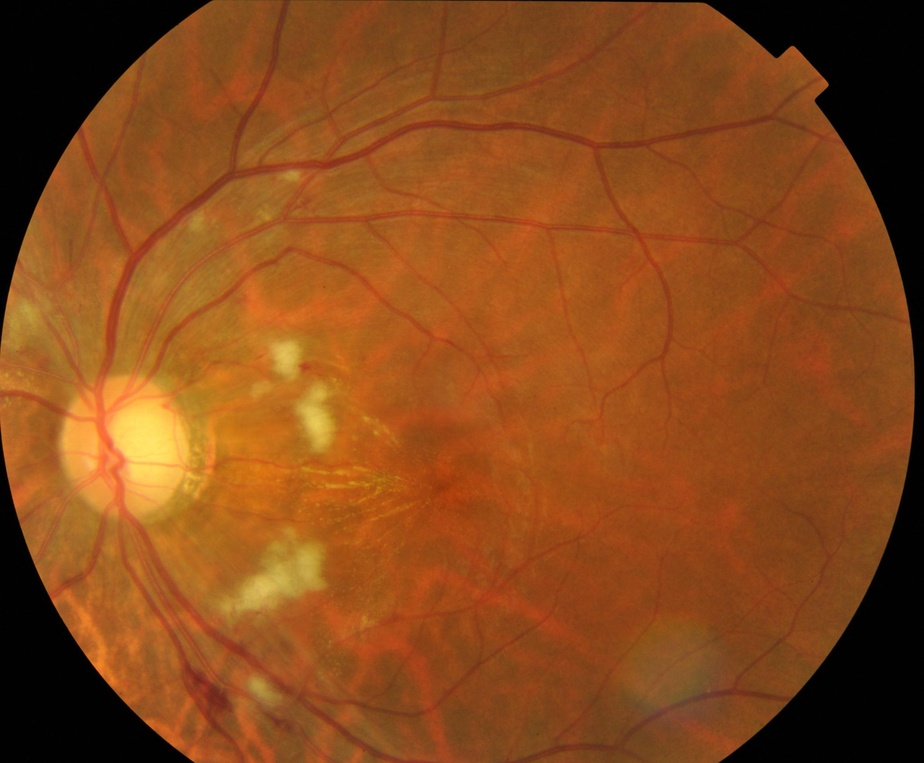
#> input picture imgs/raw/cotton-wool.jpg, 924 x 763 px, shrunk from 2300 x 1900 before the run
$ python -i imageEnhancement.py   (imports and definitions only)
#> lines starting #> are read from the running program, lines starting #| are printed output that depends on the picture
import cv2

CLAHE_CLIP_LIMIT = 3.0
CLAHE_TILE_GRID_SIZE = (8,8)

def applyCLAHE(
    image,
    clipLimit = CLAHE_CLIP_LIMIT,
    tileGridSize = CLAHE_TILE_GRID_SIZE):

#> called with image = '../../imgs/raw/cotton-wool.jpg', clipLimit = 3, tileGridSize = (8, 8)
    if isinstance(image, str):
        image = cv2.imread(image)
#> image is the input picture: shape (763, 924, 3); mean B, G, R 26.5, 73, 135.8

    #-----Converting image to LAB Color model-----------------------------------
    labImage = cv2.cvtColor(image, cv2.COLOR_BGR2LAB)
#> labImage: shape (763, 924, 3); mean of channels 0, 1, 2 96.5, 150.5, 164.8

    #-----Splitting the LAB image to different channels-------------------------
    lChannel,aChannel,bChannel = cv2.split(labImage)
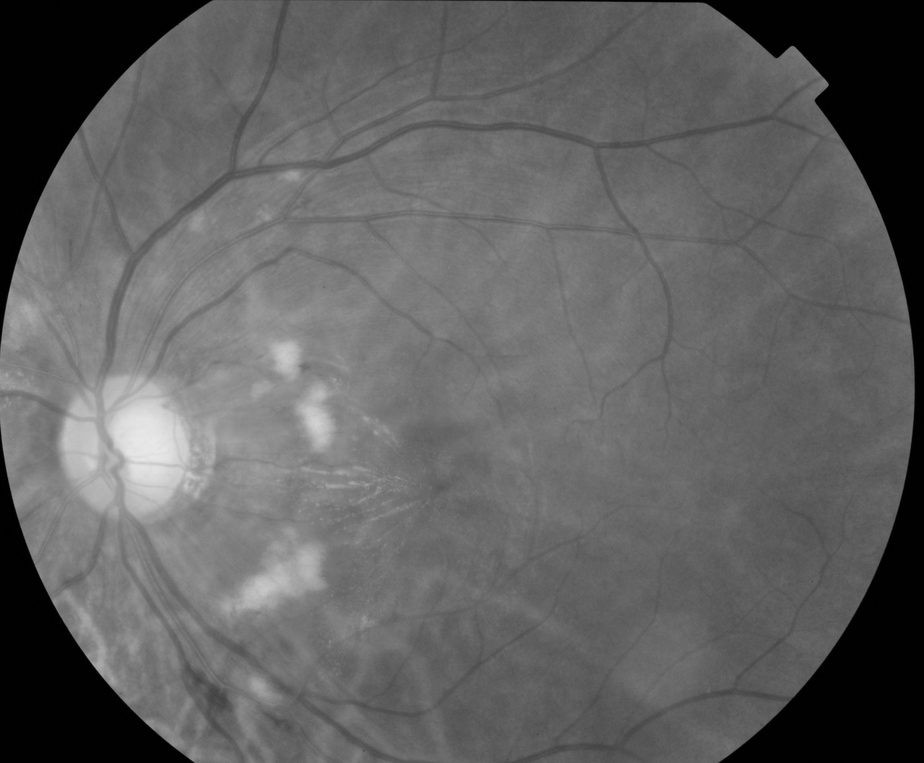
#> lChannel: shape (763, 924); min 0, max 233, mean 96.5
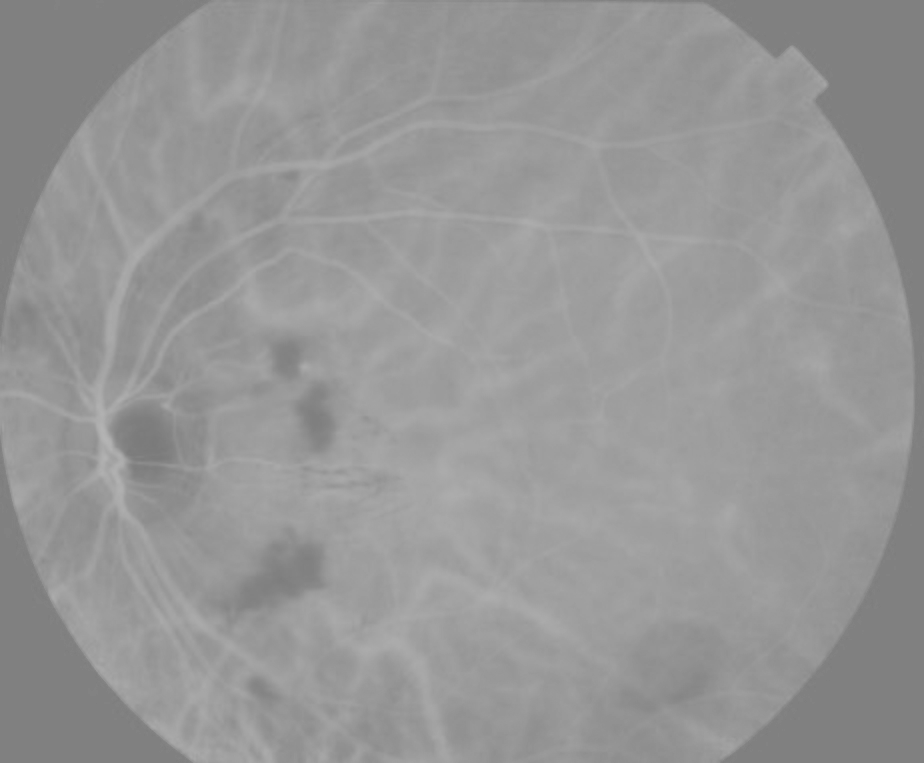
#> aChannel: shape (763, 924); min 122, max 180, mean 150.5
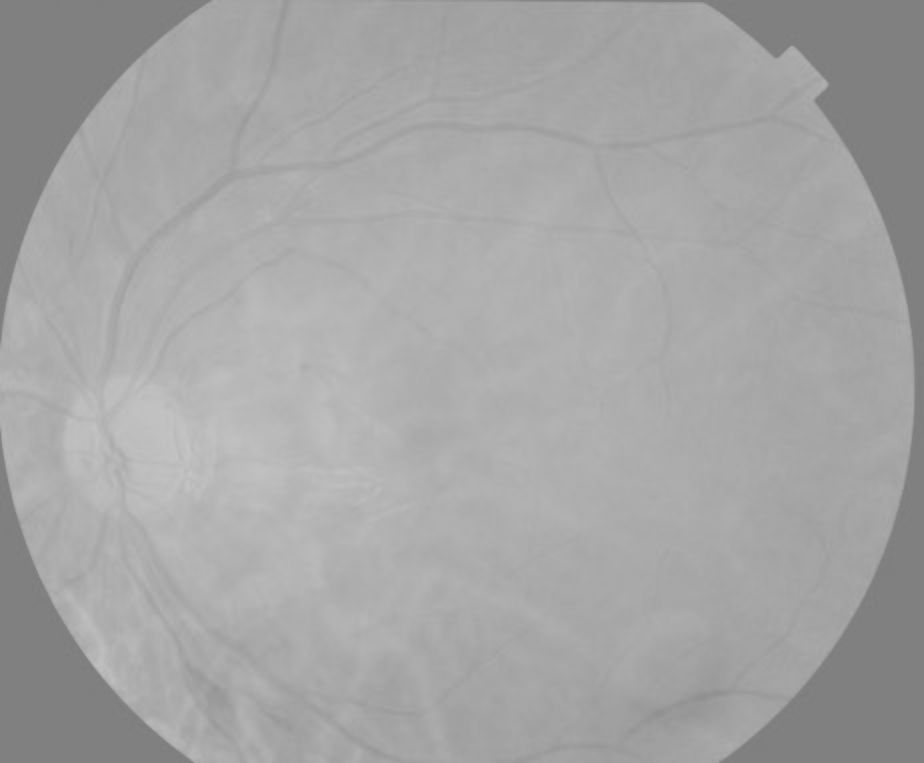
#> bChannel: shape (763, 924); min 124, max 198, mean 164.8

    #-----Applying CLAHE to L-channel-------------------------------------------
    clahe = cv2.createCLAHE(clipLimit=clipLimit, tileGridSize=tileGridSize)
    claheLChannel = clahe.apply(lChannel)
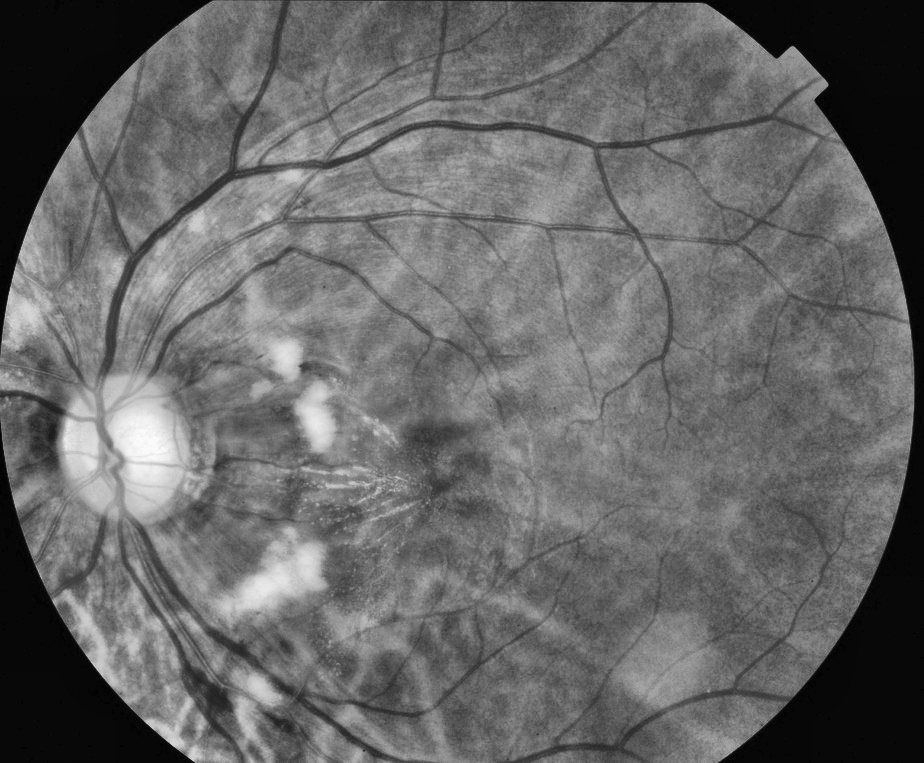
#> claheLChannel: shape (763, 924); min 1, max 252, mean 102.7

    #-----Merge the CLAHE enhanced L-channel with the a and b channel-----------
    claheLABImage = cv2.merge((claheLChannel,aChannel,bChannel))
#> claheLABImage: shape (763, 924, 3); mean of channels 0, 1, 2 102.7, 150.5, 164.8

    #-----Converting image from LAB Color model to BGR model--------------------
    claheFinalImage = cv2.cvtColor(claheLABImage, cv2.COLOR_LAB2BGR)
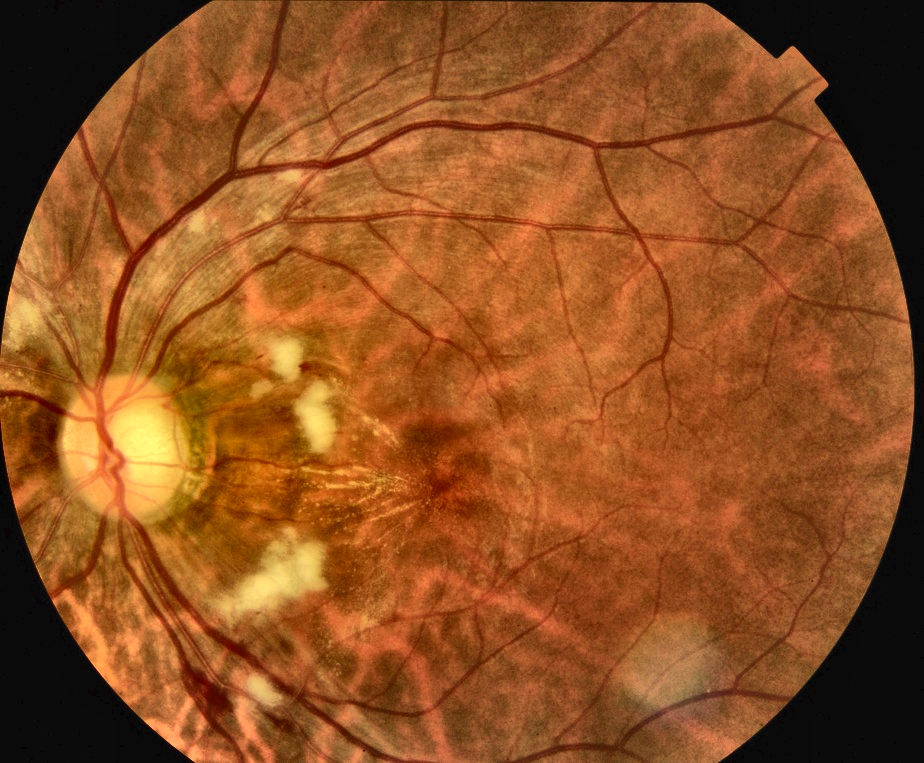
#> claheFinalImage: shape (763, 924, 3); mean B, G, R 33.1, 79.7, 143.1

    return claheFinalImage

>>> result = applyCLAHE('../../imgs/raw/cotton-wool.jpg')

$ run again, on imgs/raw/normal.jpg
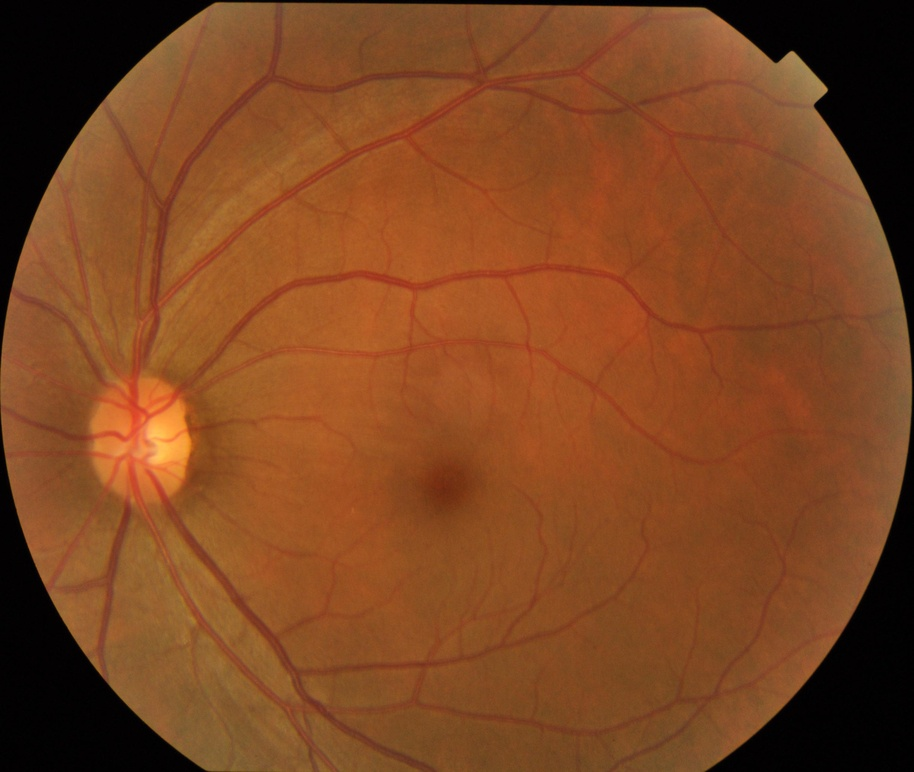
#> input picture imgs/raw/normal.jpg, 914 x 772 px, shrunk from 3046 x 2572 before the run
#> in applyCLAHE, image is the input picture: shape (772, 914, 3); mean B, G, R 33.6, 69.5, 125.4
#> labImage: shape (772, 914, 3); mean of channels 0, 1, 2 90.8, 148.2, 158.6
#> in applyCLAHE, `claheLChannel = clahe.apply(lChannel)`:
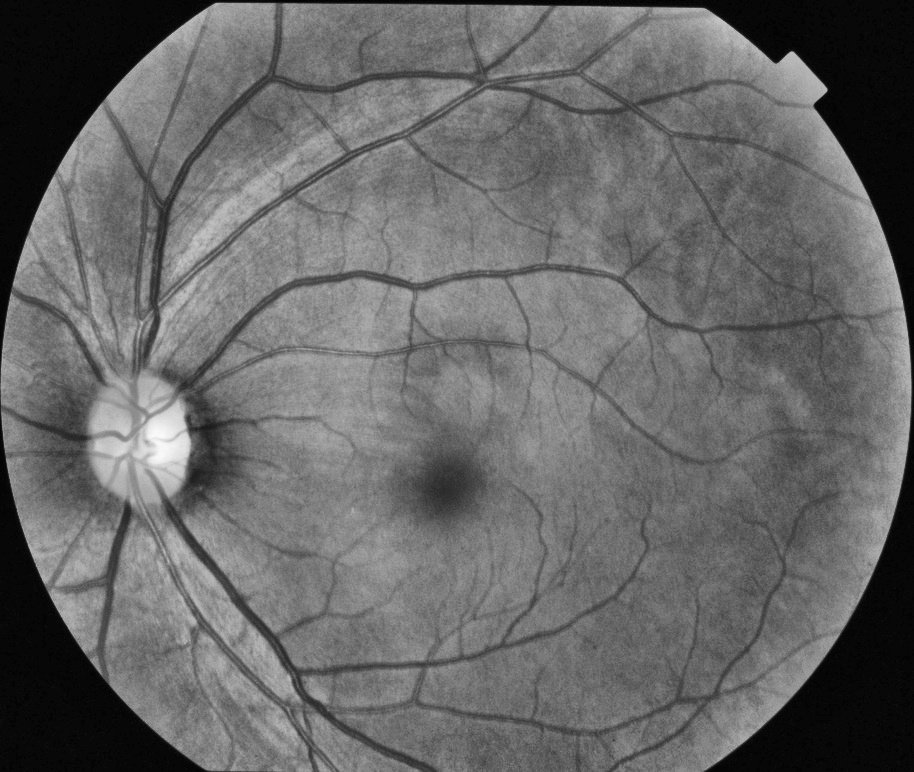
#> claheLChannel: shape (772, 914); min 1, max 250, mean 102.9
#> claheLABImage: shape (772, 914, 3); mean of channels 0, 1, 2 102.9, 148.2, 158.6
#> in applyCLAHE, `claheFinalImage = cv2.cvtColor(claheLABImage, cv2.COLOR_LAB2BGR)`:
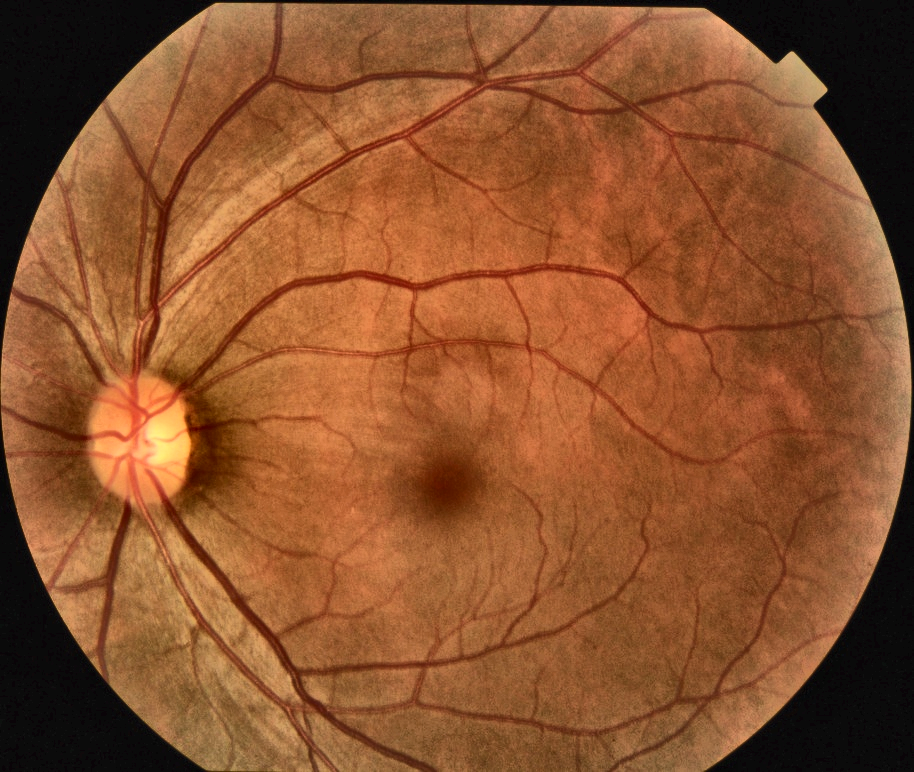
#> claheFinalImage: shape (772, 914, 3); mean B, G, R 45.3, 81.9, 139.2
